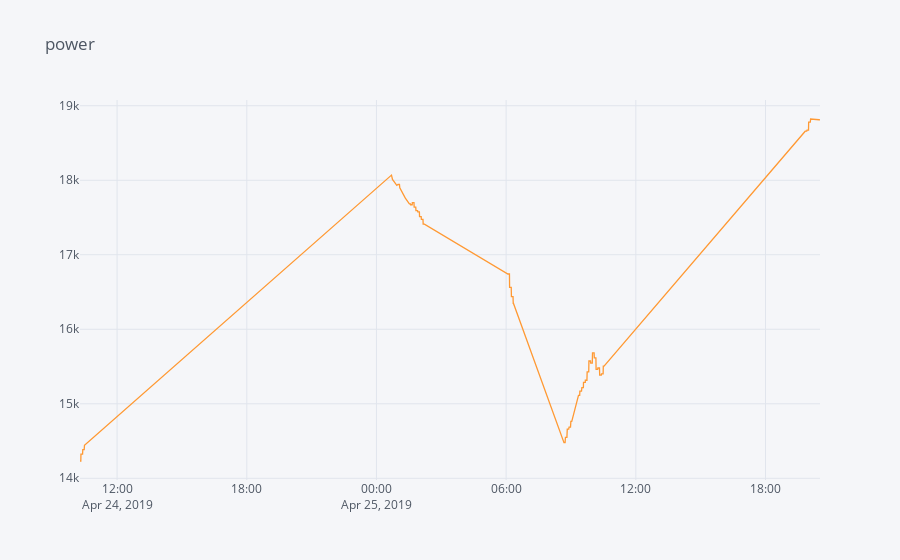

This figure's notebook cell:
### Code cell
#plotting the data 

data.iplot(title="power")

### Figure 1 — Plotly figure (JSON) as saved in the notebook; plotly's stock layout.template omitted (floating-point values rounded to 4 significant figures; data arrays with more than 128 entries replaced by an {"elided": "..."} marker saying what was removed)
{"data": [{"line": {"color": "rgba(255, 153, 51, 1.0)", "dash": "solid", "shape": "linear", "width": 1.3}, "mode": "lines", "name": "Demand(MW)", "text": "", "type": "scatter", "x": {"elided": "376 str values"}, "y": {"elided": "376 int values"}}], "layout": {"legend": {"bgcolor": "#F5F6F9", "font": {"color": "#4D5663"}}, "paper_bgcolor": "#F5F6F9", "plot_bgcolor": "#F5F6F9", "title": {"font": {"color": "#4D5663"}, "text": "power"}, "xaxis": {"gridcolor": "#E1E5ED", "showgrid": true, "tickfont": {"color": "#4D5663"}, "title": {"font": {"color": "#4D5663"}, "text": ""}, "zerolinecolor": "#E1E5ED"}, "yaxis": {"gridcolor": "#E1E5ED", "showgrid": true, "tickfont": {"color": "#4D5663"}, "title": {"font": {"color": "#4D5663"}, "text": ""}, "zerolinecolor": "#E1E5ED"}}}
